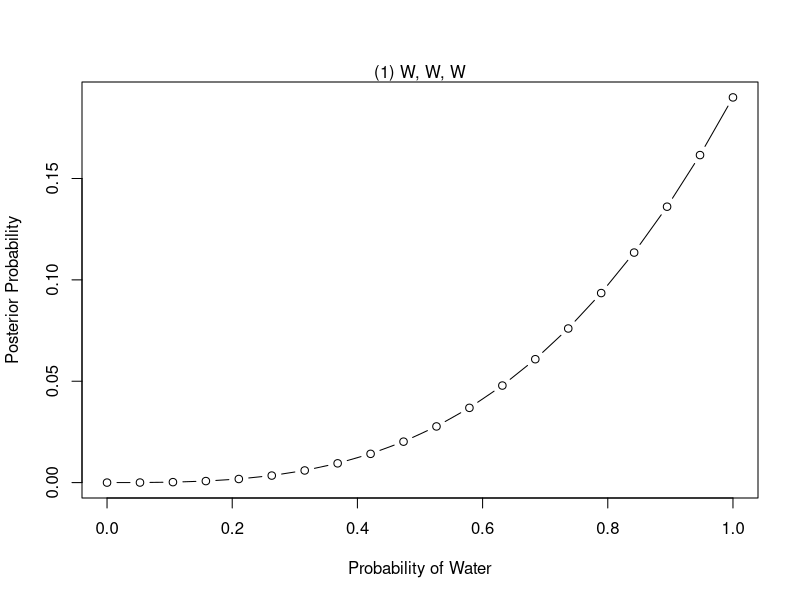
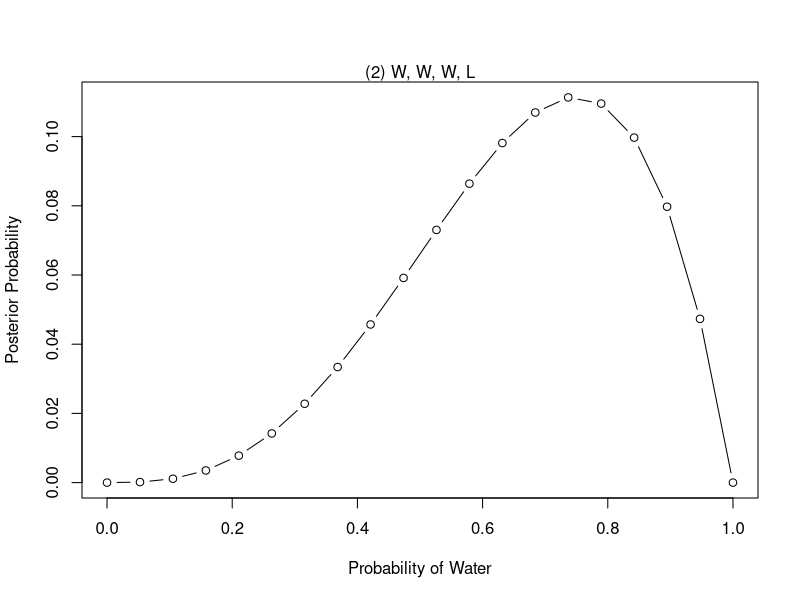
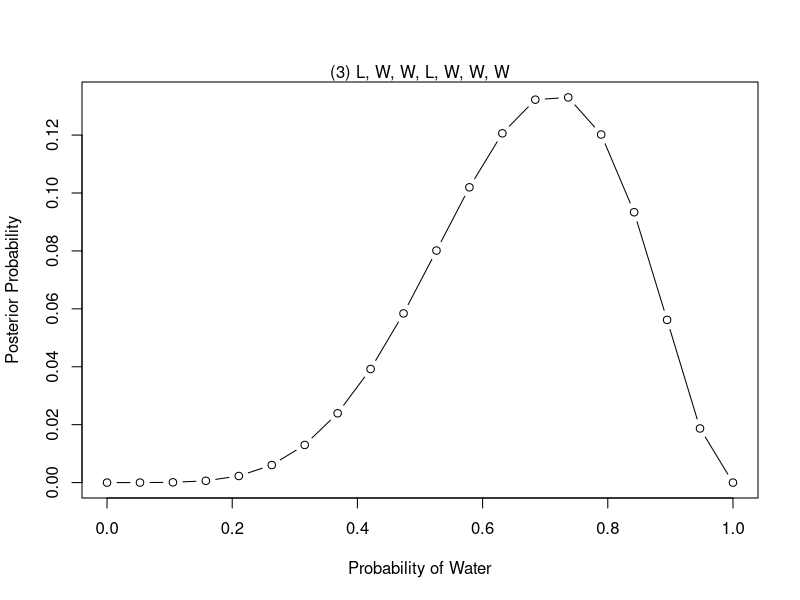
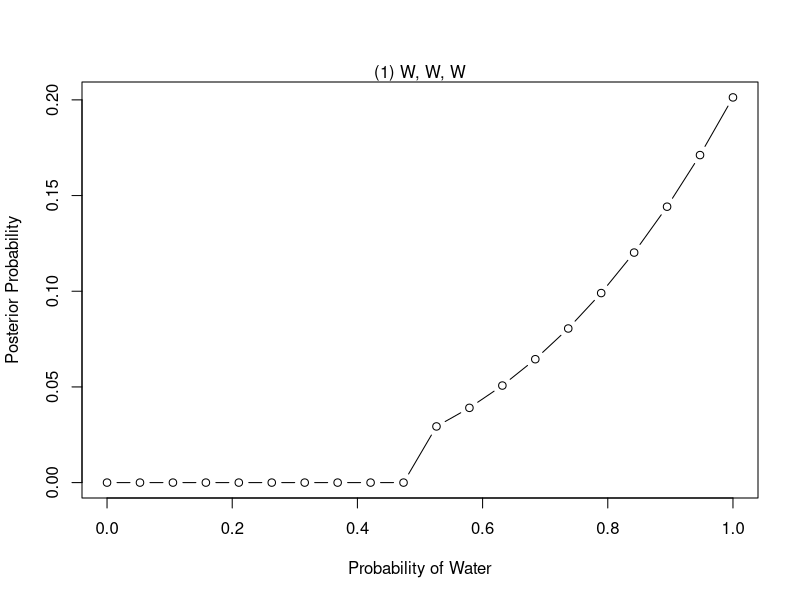
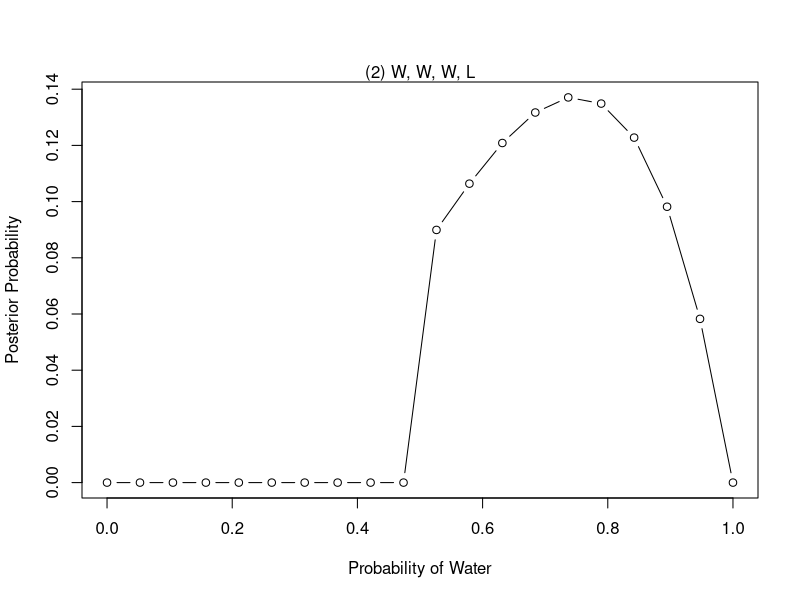
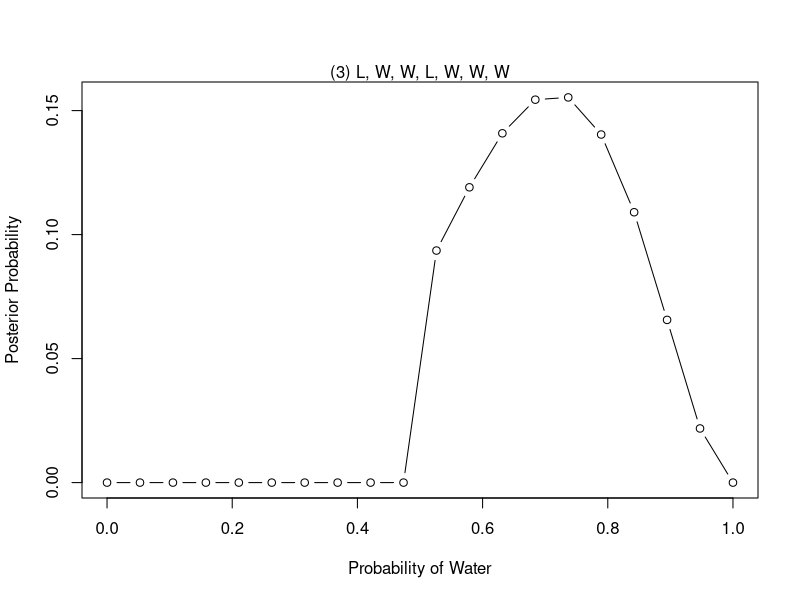

The R source for these figures, in order: (Note: this script raises an error after producing the figures.)
## ---- chunk 1
## (1)
# define grid
p_grid <- seq( from=0 , to=1 , length.out=20 )

# define prior
prior <- rep( 1 , 20 )

# compute likelihood at each value in grid
likelihood <- dbinom( 3 , size=3 , prob=p_grid )

# compute product of likelihood and prior
unstd.posterior <- likelihood * prior

# standardize the posterior, so it sums to 1
posterior1 <- unstd.posterior / sum(unstd.posterior)

# plot
plot( p_grid , posterior1 , type="b" , xlab="Probability of Water" , ylab="Posterior Probability" ) + mtext( "(1) W, W, W" )

## (2)
likelihood <- dbinom( 3 , size=4 , prob=p_grid )
unstd.posterior <- likelihood * prior
posterior2 <- unstd.posterior / sum(unstd.posterior)
plot( p_grid , posterior2 , type="b" , xlab="Probability of Water" , ylab="Posterior Probability" ) + mtext( "(2) W, W, W, L" )


##(3)
likelihood <- dbinom( 5 , size=7 , prob=p_grid )
unstd.posterior <- likelihood * prior
posterior3 <- unstd.posterior / sum(unstd.posterior)
plot( p_grid , posterior3 , type="b" , xlab="Probability of Water" , ylab="Posterior Probability" ) + mtext( "(3) L, W, W, L, W, W, W" )
## ---- chunk 2
## (1)
# define grid
p_grid <- seq( from=0 , to=1 , length.out=20 )

# define prior
prior2 <- rep( 1 , 20 )
prior2 <- ifelse( p_grid < 0.5 , 0 , 1 )

# compute likelihood at each value in grid
likelihood <- dbinom( 3 , size=3 , prob=p_grid )

# compute product of likelihood and prior
unstd.posterior <- likelihood * prior2

# standardize the posterior, so it sums to 1
posterior2.1 <- unstd.posterior / sum(unstd.posterior)

# plot
plot( p_grid , posterior2.1 , type="b" , xlab="Probability of Water" , ylab="Posterior Probability" ) + mtext( "(1) W, W, W" )

## (2)
likelihood <- dbinom( 3 , size=4 , prob=p_grid )
unstd.posterior <- likelihood * prior2
posterior2.2 <- unstd.posterior / sum(unstd.posterior)
plot( p_grid , posterior2.2 , type="b" , xlab="Probability of Water" , ylab="Posterior Probability" ) + mtext( "(2) W, W, W, L" )


##(3)
likelihood <- dbinom( 5 , size=7 , prob=p_grid )
unstd.posterior <- likelihood * prior2
posterior2.3 <- unstd.posterior / sum(unstd.posterior)
plot( p_grid , posterior2.3 , type="b" , xlab="Probability of Water" , ylab="Posterior Probability" ) + mtext( "(3) L, W, W, L, W, W, W" )
## ---- chunk 3
prior.twoglobes = c(0.5, 0.5)
prob.twoglobes = c(0.7, 0)
likelihood.twoglobes = dbinom( 0, 1, prob.twoglobes)
unstd.posterior.twoglobes = likelihood.twoglobes * prior.twoglobes
posterior.twoglobes = unstd.posterior.twoglobes / sum(unstd.posterior.twoglobes)
posterior.twoglobes

## ---- chunk 4
prior.species.prob <- c(0.5, 0.5) %>% setNames(c("A","B"))
prob.twins <- c(0.1, 0.2)
post.species.prob.given.twins <- prior.species.prob * prob.twins
(post.species.prob.given.twins <- post.species.prob.given.twins / sum(post.species.prob.given.twins) )
twins.prob.given.twins <- post.species.prob.given.twins * prob.twins
sum(twins.prob.given.twins)
## ---- chunk 5
# this was already calculated
post.species.prob.given.twins["A"]
## ---- chunk 6
post.species.prob.given.twins.single <- post.species.prob.given.twins * (1-prob.twins)
(post.species.prob.given.twins.single / sum(post.species.prob.given.twins.single))






